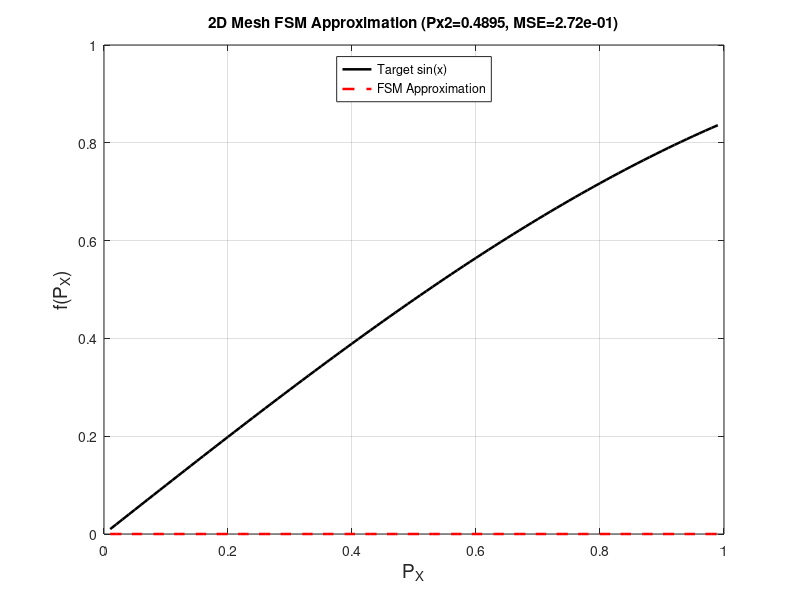

Reproduce this figure in MATLAB.
%% 2D Mesh FSM for sin(x) using parameters from the paper (Type-2B FSM)
clear

% ------------------------------------------------------------
% PARAMETERS
% ------------------------------------------------------------
States = 16;   % 4x4 mesh
M = 4; N = 4;
Px2 = 0.4895; % 0.4985 for sin(x)-- 0.48 for cos(x),tanh(x)
Interval = 0.01;
PX = Interval : Interval : 1 - Interval;
numSamples = numel(PX);

% ------------------------------------------------------------
% TARGET FUNCTION (sin(x) Maclaurin expansion, x∈[0,1])
% ------------------------------------------------------------
PTarget = PX - (1/6)*PX.^3 + (1/120)*PX.^5 - (1/5040)*PX.^7; % sin(x)
%PTarget = 1 - (1/2)*PX.^2 + (1/factorial(4))*PX.^4 - (1/factorial(6))*PX.^6 + (1/factorial(8))*PX.^8; % cos(x)
%PTarget = PX - (PX.^3)/3 + 2*(PX.^5)/15 - 17*(PX.^7)/315; % tanh(x)
% optional higher-order terms can be added:
% PTarget = PTarget + (1/factorial(9))*PX.^9 - (1/factorial(11))*PX.^11;

% ------------------------------------------------------------
% 2D Mesh FSM core (identical to authors' code)
% ------------------------------------------------------------
tx = (Px2 / (1 - Px2)) * (PX ./ (1 - PX));
ty = ((1 - Px2) / Px2) * (PX ./ (1 - PX));

denominator = zeros(1, numSamples);
for ki = 0 : M - 1
    for kj = 0 : N - 1
        denominator = denominator + (tx.^ki) .* (ty.^kj);
    end
end

% Build Φ (basis functions)
Phi = zeros(numSamples, States);
for k = 0 : States - 1
    mi = mod(k, N);
    mj = fix(k / N);
    Phi(:, k + 1) = (tx.^mi) .* (ty.^mj) ./ denominator;
end

% ------------------------------------------------------------
% Solve for Z using constrained least squares (bounded [0,1])
% ------------------------------------------------------------
H = Phi' * Phi;
c = -Phi' * PTarget';
H = (H + H') / 2;
Z = quadprog(2*H, 2*c, [], [], [], [], zeros(States,1), ones(States,1));

% ------------------------------------------------------------
% Normalize and compute output
% ------------------------------------------------------------
Z = Z(:)';
PY = Phi * Z';
MSE = mean((PY - PTarget').^2);

% ------------------------------------------------------------
% Display results
% ------------------------------------------------------------
fprintf('==== 2D Mesh FSM sin(x) synthesis (Paper-accurate) ====\n');
fprintf('Px2 = %.4f  |  MxN = %dx%d\n', Px2, M, N);
fprintf('Mean Squared Error = %.3e\n', MSE);
disp('Z (weights):');
disp(Z);

% Compare with authors' reported Z
% Z_author = [0 0.1548 0 0.0176 1 0.1689 1 0.9074 0 1 0 0 1 0.3868 1 0.8524];
% fprintf('||Z - Z_author||2 = %.3e\n', norm(Z - Z_author));

% ------------------------------------------------------------
% Plot results
% ------------------------------------------------------------
figure('Color','white','Position',[100 100 800 550]);
plot(PX, PTarget, 'k', 'LineWidth', 1.8); hold on;
plot(PX, PY, 'r--', 'LineWidth', 1.8);
legend('Target sin(x)', 'FSM Approximation', 'Location', 'North');
xlabel('P_X', 'FontSize', 14);
ylabel('f(P_X)', 'FontSize', 14);
title(sprintf('2D Mesh FSM Approximation (Px2=%.4f, MSE=%.2e)', Px2, MSE));
grid on;
